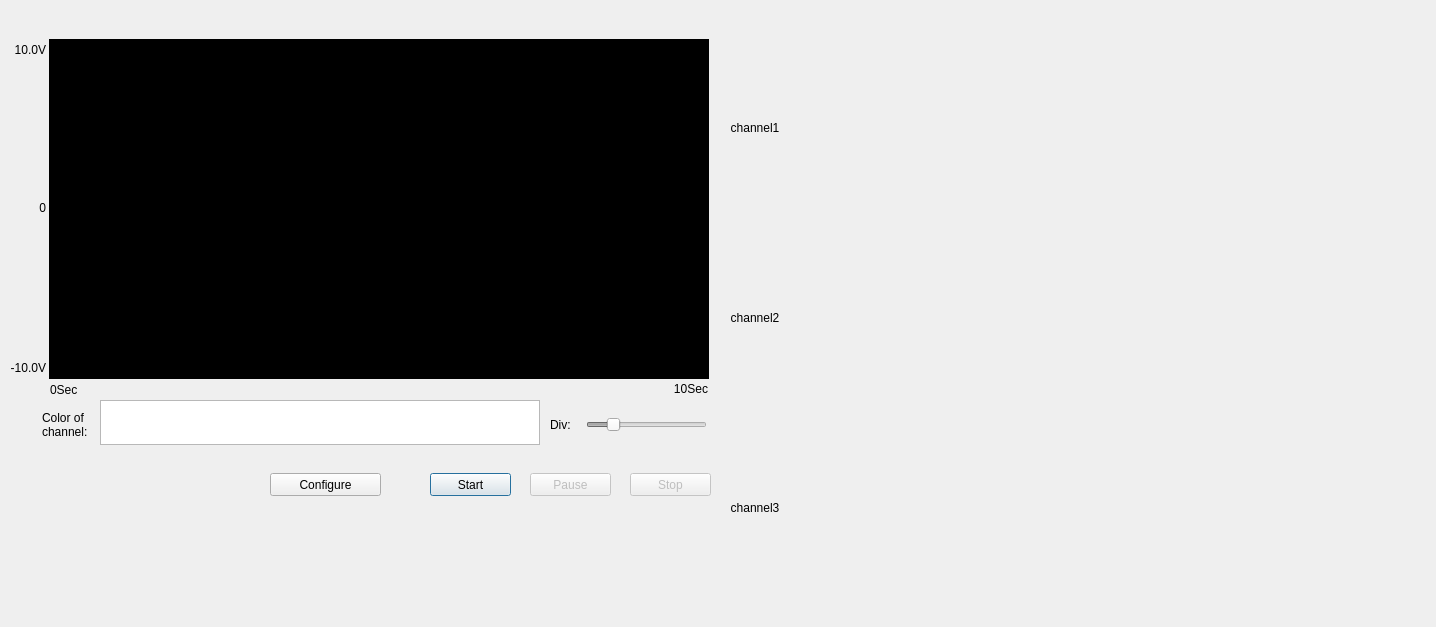
<?xml version="1.0" encoding="UTF-8"?>
<ui version="4.0">
 <class>AI_StreamingBufferedAiClass</class>
 <widget class="QDialog" name="AI_StreamingBufferedAiClass">
  <property name="enabled">
   <bool>true</bool>
  </property>
  <property name="geometry">
   <rect>
    <x>0</x>
    <y>0</y>
    <width>1436</width>
    <height>627</height>
   </rect>
  </property>
  <property name="minimumSize">
   <size>
    <width>762</width>
    <height>515</height>
   </size>
  </property>
  <property name="windowTitle">
   <string>AI_StreamingAI</string>
  </property>
  <widget class="QLabel" name="lblDiv">
   <property name="geometry">
    <rect>
     <x>550</x>
     <y>417</y>
     <width>31</width>
     <height>16</height>
    </rect>
   </property>
   <property name="text">
    <string>Div:</string>
   </property>
   <property name="alignment">
    <set>Qt::AlignLeading|Qt::AlignLeft|Qt::AlignVCenter</set>
   </property>
  </widget>
  <widget class="QLabel" name="lblXCoordinateEnd">
   <property name="geometry">
    <rect>
     <x>618</x>
     <y>381</y>
     <width>90</width>
     <height>16</height>
    </rect>
   </property>
   <property name="text">
    <string>10Sec</string>
   </property>
   <property name="alignment">
    <set>Qt::AlignRight|Qt::AlignTrailing|Qt::AlignVCenter</set>
   </property>
  </widget>
  <widget class="QLabel" name="lblXCoordinateStart">
   <property name="geometry">
    <rect>
     <x>50</x>
     <y>382</y>
     <width>71</width>
     <height>16</height>
    </rect>
   </property>
   <property name="text">
    <string>0Sec</string>
   </property>
   <property name="alignment">
    <set>Qt::AlignLeading|Qt::AlignLeft|Qt::AlignVCenter</set>
   </property>
  </widget>
  <widget class="QPushButton" name="btnConfigure">
   <property name="enabled">
    <bool>true</bool>
   </property>
   <property name="geometry">
    <rect>
     <x>270</x>
     <y>473</y>
     <width>111</width>
     <height>23</height>
    </rect>
   </property>
   <property name="text">
    <string>Configure</string>
   </property>
   <property name="autoDefault">
    <bool>false</bool>
   </property>
  </widget>
  <widget class="QLabel" name="lblColor">
   <property name="geometry">
    <rect>
     <x>42</x>
     <y>404</y>
     <width>61</width>
     <height>41</height>
    </rect>
   </property>
   <property name="minimumSize">
    <size>
     <width>41</width>
     <height>41</height>
    </size>
   </property>
   <property name="text">
    <string>Color of
channel:</string>
   </property>
  </widget>
  <widget class="QListWidget" name="listWidget">
   <property name="geometry">
    <rect>
     <x>100</x>
     <y>400</y>
     <width>440</width>
     <height>45</height>
    </rect>
   </property>
   <property name="verticalScrollBarPolicy">
    <enum>Qt::ScrollBarAlwaysOff</enum>
   </property>
   <property name="horizontalScrollBarPolicy">
    <enum>Qt::ScrollBarAlwaysOff</enum>
   </property>
   <property name="selectionMode">
    <enum>QAbstractItemView::NoSelection</enum>
   </property>
   <property name="flow">
    <enum>QListView::LeftToRight</enum>
   </property>
   <property name="isWrapping" stdset="0">
    <bool>true</bool>
   </property>
  </widget>
  <widget class="QLabel" name="lblYCoordinateMin">
   <property name="geometry">
    <rect>
     <x>0</x>
     <y>360</y>
     <width>46</width>
     <height>16</height>
    </rect>
   </property>
   <property name="text">
    <string>-10.0V</string>
   </property>
   <property name="alignment">
    <set>Qt::AlignRight|Qt::AlignTrailing|Qt::AlignVCenter</set>
   </property>
  </widget>
  <widget class="QFrame" name="graphFrame">
   <property name="geometry">
    <rect>
     <x>49</x>
     <y>39</y>
     <width>660</width>
     <height>340</height>
    </rect>
   </property>
   <property name="styleSheet">
    <string notr="true">background-color: rgb(0, 0, 0);</string>
   </property>
   <property name="frameShape">
    <enum>QFrame::StyledPanel</enum>
   </property>
   <property name="frameShadow">
    <enum>QFrame::Raised</enum>
   </property>
  </widget>
  <widget class="QPushButton" name="btnStart">
   <property name="enabled">
    <bool>true</bool>
   </property>
   <property name="geometry">
    <rect>
     <x>430</x>
     <y>473</y>
     <width>81</width>
     <height>23</height>
    </rect>
   </property>
   <property name="text">
    <string>Start</string>
   </property>
   <property name="autoDefault">
    <bool>true</bool>
   </property>
  </widget>
  <widget class="QLabel" name="lblYCoordinateMid">
   <property name="geometry">
    <rect>
     <x>0</x>
     <y>200</y>
     <width>46</width>
     <height>16</height>
    </rect>
   </property>
   <property name="text">
    <string>0</string>
   </property>
   <property name="alignment">
    <set>Qt::AlignRight|Qt::AlignTrailing|Qt::AlignVCenter</set>
   </property>
  </widget>
  <widget class="QSlider" name="sldDiv">
   <property name="enabled">
    <bool>false</bool>
   </property>
   <property name="geometry">
    <rect>
     <x>586</x>
     <y>414</y>
     <width>121</width>
     <height>21</height>
    </rect>
   </property>
   <property name="minimum">
    <number>10</number>
   </property>
   <property name="maximum">
    <number>1000</number>
   </property>
   <property name="singleStep">
    <number>10</number>
   </property>
   <property name="value">
    <number>200</number>
   </property>
   <property name="orientation">
    <enum>Qt::Horizontal</enum>
   </property>
   <property name="tickPosition">
    <enum>QSlider::NoTicks</enum>
   </property>
  </widget>
  <widget class="QLabel" name="lblYCoordinateMax">
   <property name="geometry">
    <rect>
     <x>0</x>
     <y>40</y>
     <width>46</width>
     <height>20</height>
    </rect>
   </property>
   <property name="text">
    <string>10.0V</string>
   </property>
   <property name="alignment">
    <set>Qt::AlignRight|Qt::AlignTrailing|Qt::AlignVCenter</set>
   </property>
  </widget>
  <widget class="QPushButton" name="btnPause">
   <property name="enabled">
    <bool>false</bool>
   </property>
   <property name="geometry">
    <rect>
     <x>530</x>
     <y>473</y>
     <width>81</width>
     <height>23</height>
    </rect>
   </property>
   <property name="text">
    <string>Pause</string>
   </property>
   <property name="autoDefault">
    <bool>false</bool>
   </property>
  </widget>
  <widget class="QPushButton" name="btnStop">
   <property name="enabled">
    <bool>false</bool>
   </property>
   <property name="geometry">
    <rect>
     <x>630</x>
     <y>473</y>
     <width>81</width>
     <height>23</height>
    </rect>
   </property>
   <property name="text">
    <string>Stop</string>
   </property>
   <property name="autoDefault">
    <bool>false</bool>
   </property>
  </widget>
  <widget class="QCustomPlot" name="currentPlot" native="true">
   <property name="geometry">
    <rect>
     <x>800</x>
     <y>40</y>
     <width>611</width>
     <height>181</height>
    </rect>
   </property>
  </widget>
  <widget class="QLabel" name="lblXCoordinateEnd_2">
   <property name="geometry">
    <rect>
     <x>710</x>
     <y>120</y>
     <width>90</width>
     <height>16</height>
    </rect>
   </property>
   <property name="text">
    <string>&lt;html&gt;&lt;head/&gt;&lt;body&gt;&lt;p align=&quot;center&quot;&gt;channel1&lt;/p&gt;&lt;/body&gt;&lt;/html&gt;</string>
   </property>
   <property name="alignment">
    <set>Qt::AlignRight|Qt::AlignTrailing|Qt::AlignVCenter</set>
   </property>
  </widget>
  <widget class="QLabel" name="lblXCoordinateEnd_3">
   <property name="geometry">
    <rect>
     <x>710</x>
     <y>310</y>
     <width>90</width>
     <height>16</height>
    </rect>
   </property>
   <property name="text">
    <string>&lt;html&gt;&lt;head/&gt;&lt;body&gt;&lt;p align=&quot;center&quot;&gt;channel2&lt;/p&gt;&lt;/body&gt;&lt;/html&gt;</string>
   </property>
   <property name="alignment">
    <set>Qt::AlignRight|Qt::AlignTrailing|Qt::AlignVCenter</set>
   </property>
  </widget>
  <widget class="QCustomPlot" name="voltagePlot" native="true">
   <property name="geometry">
    <rect>
     <x>800</x>
     <y>230</y>
     <width>611</width>
     <height>181</height>
    </rect>
   </property>
  </widget>
  <widget class="QCustomPlot" name="soundPlot" native="true">
   <property name="geometry">
    <rect>
     <x>800</x>
     <y>420</y>
     <width>611</width>
     <height>181</height>
    </rect>
   </property>
  </widget>
  <widget class="QLabel" name="lblXCoordinateEnd_4">
   <property name="geometry">
    <rect>
     <x>710</x>
     <y>500</y>
     <width>90</width>
     <height>16</height>
    </rect>
   </property>
   <property name="text">
    <string>&lt;html&gt;&lt;head/&gt;&lt;body&gt;&lt;p align=&quot;center&quot;&gt;channel3&lt;/p&gt;&lt;/body&gt;&lt;/html&gt;</string>
   </property>
   <property name="alignment">
    <set>Qt::AlignRight|Qt::AlignTrailing|Qt::AlignVCenter</set>
   </property>
  </widget>
 </widget>
 <layoutdefault spacing="6" margin="11"/>
 <customwidgets>
  <customwidget>
   <class>QCustomPlot</class>
   <extends>QWidget</extends>
   <header>../../qcustomplot.h</header>
   <container>1</container>
  </customwidget>
 </customwidgets>
 <tabstops>
  <tabstop>btnConfigure</tabstop>
  <tabstop>btnStart</tabstop>
  <tabstop>btnPause</tabstop>
  <tabstop>btnStop</tabstop>
  <tabstop>sldDiv</tabstop>
  <tabstop>listWidget</tabstop>
 </tabstops>
 <resources/>
 <connections/>
</ui>
